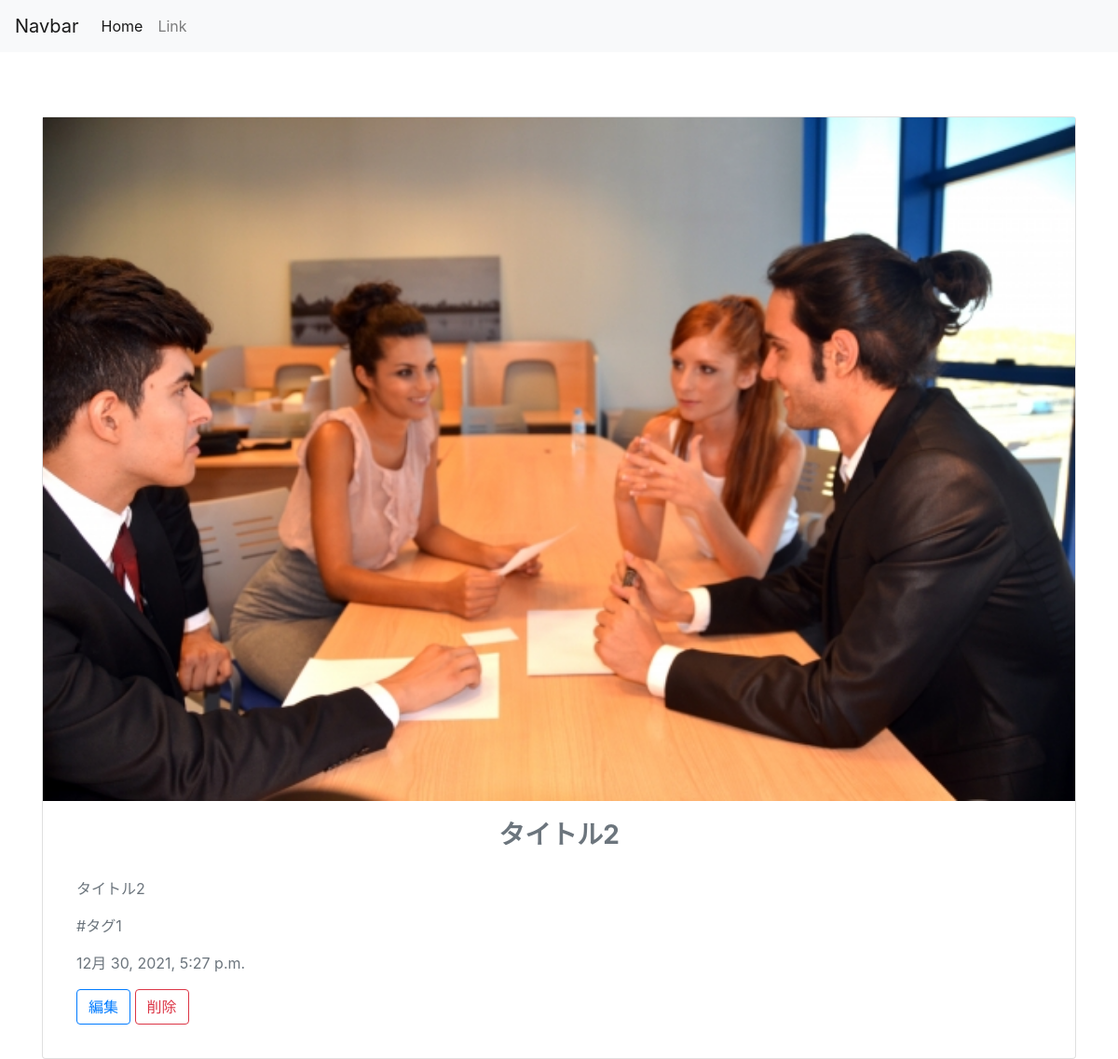
/detail/2/, run on an earlier commit of the app's database.
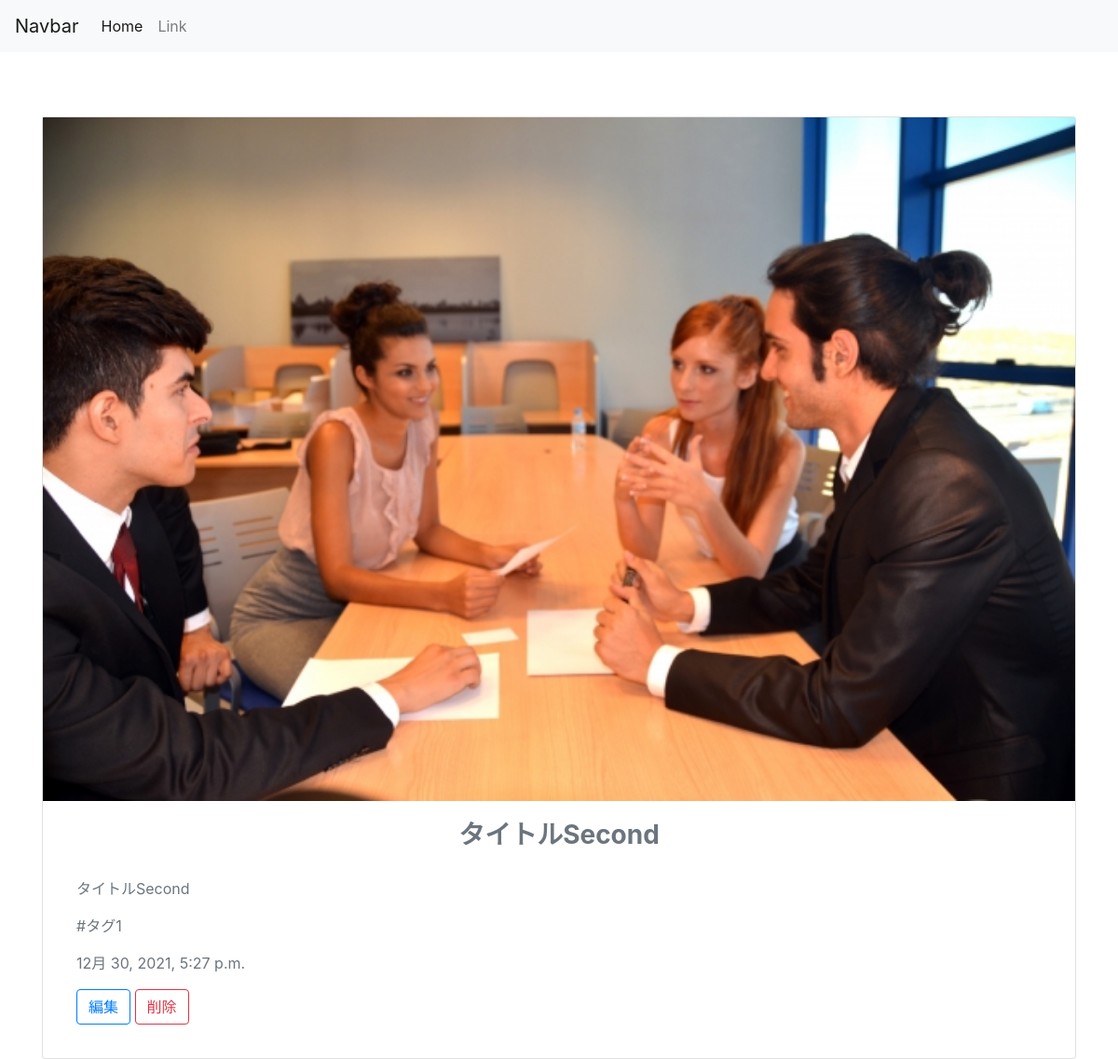
And on a later commit of the database.
### blog_app/models.py (models this page shows, shortened)
class Post(models.Model):
    title = models.CharField('タイトル', max_length=35)
    text = models.TextField('本文')
    image = models.ImageField('画像', upload_to='images', blank=True)
    created_at = models.DateTimeField('投稿日', default=timezone.now)
    tag = models.ForeignKey(Tag, verbose_name='タグ', on_delete=models.PROTECT)

class Tag(models.Model):
    tag = models.CharField('タグ名', max_length=50)
    def __str__(self):
        return self.tag

### blog_app/views.py (the view)
# urls.py: path('detail/<int:post_id>/', detail, name='detail'),
def detail(request, post_id):
    post = get_object_or_404(Post, id=post_id)
    return render(request, 'blog_app/detail.html', {'post': post})

### templates/blog_app/detail.html
{% extends 'base.html' %}
{% block content %}
<div class="card text-secondary" style="margin-top: 55px;">
 {% if post.image %}
 <img style="width: 100%; max-height: 500;" class="img-fluid mx-auto" src="{{ post.image.url }}">
 {% else %}
 <div class="p-1 border border-secondary text-center pt-5" style="min-width: 500; min-height: 400;">No Image</div>
 {% endif %}  <div class="card-body">
   <h3 class="card-title font-weight-bold text-center">{{ post.title }}</h3>
   <div class="p-3">
   <p class="card-text">{{ post.text }}</p>
   <p>#{{post.tag}}</p>
   <p>{{post.created_at}}</p>
   <a href="{% url 'blog_app:edit' post_id=post.id %}"><button type="button" class="btn btn-outline-primary">編集</button></a>
   <a href="{% url 'blog_app:delete' post_id=post.id %}"><button type="button" class="btn btn-outline-danger">削除</button></a>
 </div>
</div>
</div>
{% endblock %}

What changed in the data, as far as the page shows it:
changed Post "タグ1": title "タイトル2" → "タイトルSecond"; text "タイトル2" → "タイトルSecond"
